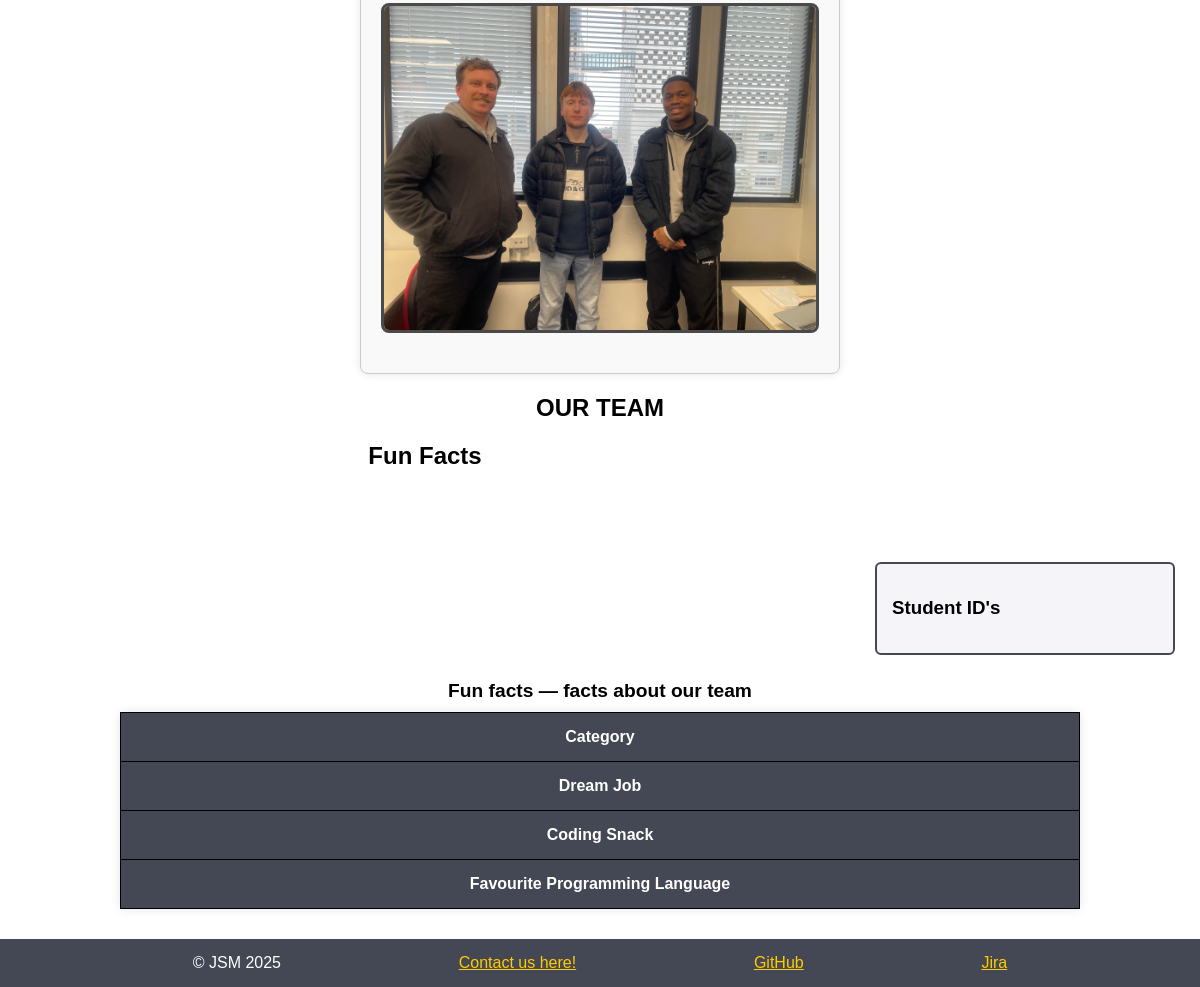
Page /about.php (lower part) on the earlier database version.
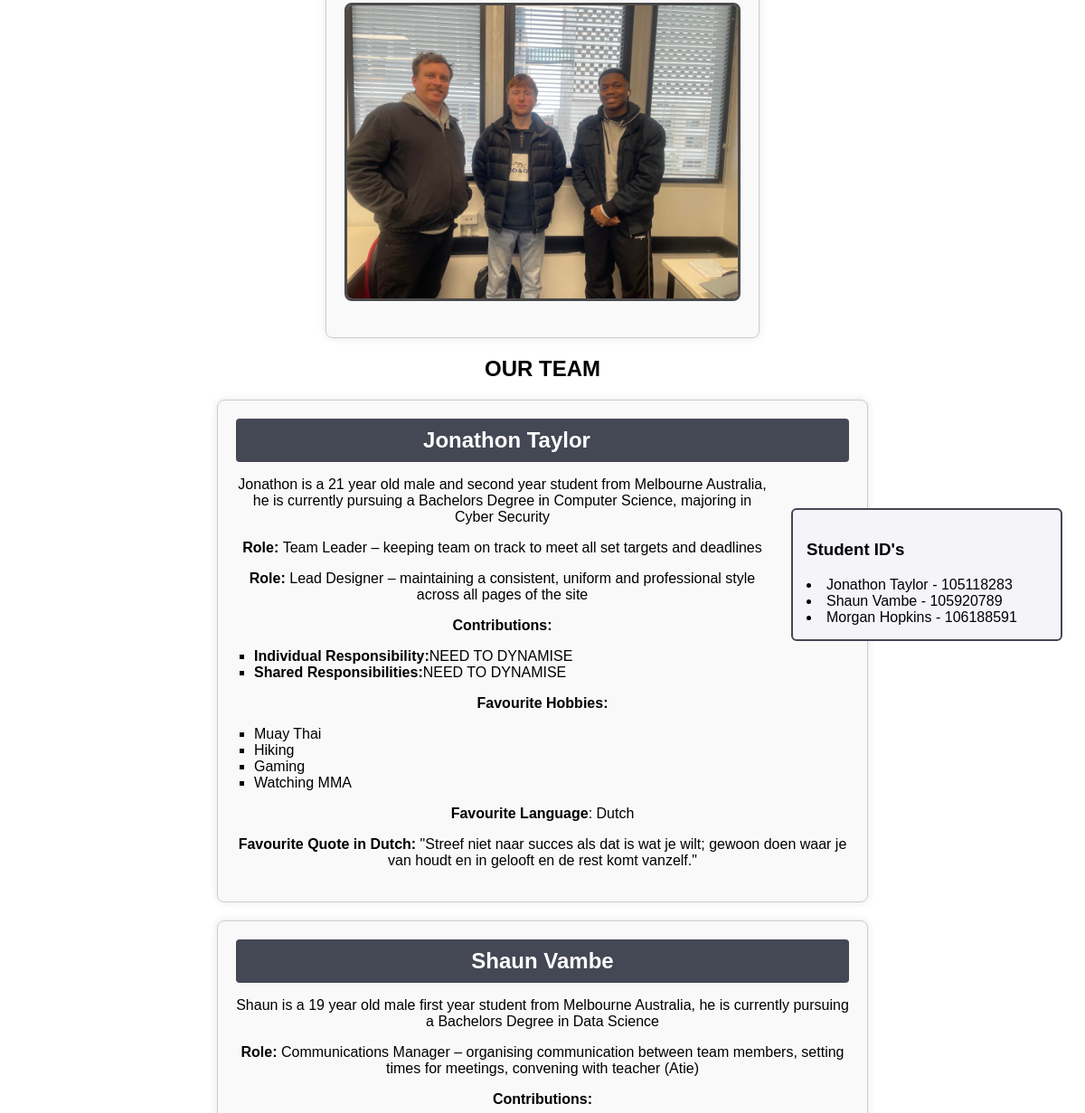
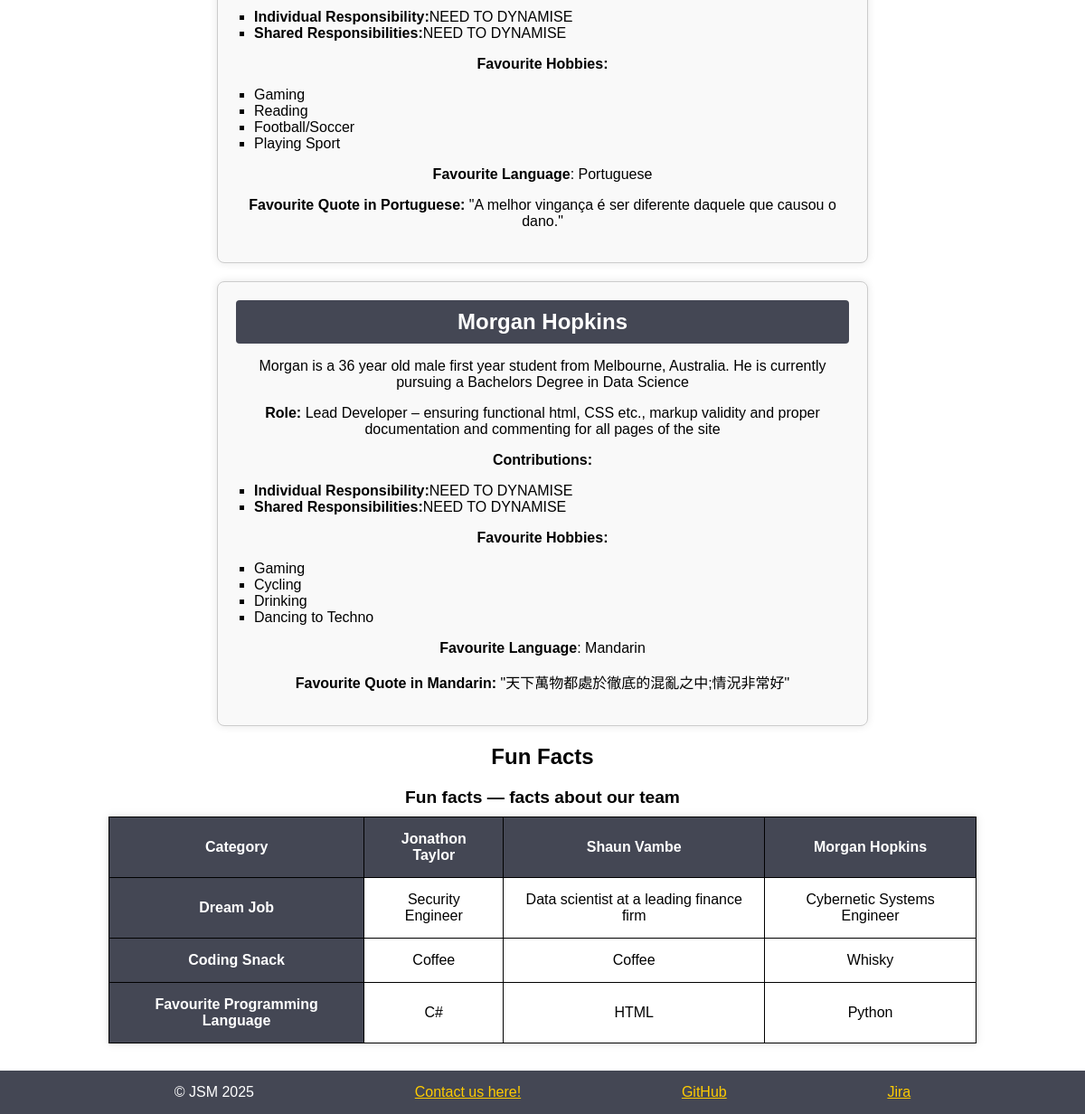
Same page on the later database version (2 pictures, top to bottom).
### tables this page shows
CREATE TABLE Member( 
    MemberID    INT PRIMARY KEY NOT NULL, 
    UserID      INT NOT NULL, 
    FullName    VARCHAR(20), 
    Bio         VARCHAR(2048), 
    FavLanguage VARCHAR(20), 
    FavQuote    VARCHAR(256), 
    DreamJob    VARCHAR(128), 
    CodingSnack VARCHAR(30), 
    HomeTown    VARCHAR(30), 
    ProgLang    VARCHAR(12), 
    FunFact     VARCHAR(256), 
    FOREIGN KEY (UserID) REFERENCES User(ID) ON DELETE CASCADE
);

CREATE TABLE Role(
    RoleID          INT PRIMARY KEY AUTO_INCREMENT,
    MemberID        INT NOT NULL,
    Description     VarChar(1024),
    FOREIGN KEY (MemberID) REFERENCES Member(MemberID)
);

CREATE TABLE Hobby(
    HobbyID         INT PRIMARY KEY AUTO_INCREMENT,
    MemberID        INT NOT NULL,
    Description     VarChar(128),
    FOREIGN KEY (MemberID) REFERENCES Member(MemberID)
);

### about.php (the view, shortened to what this page needs)
<?php
include 'header.inc';
require_once 'settings.php';
$conn = mysqli_connect($host, $user, $password, $database);
?>
<div class="containerdetails">
<img src="images/group_photo.jpg" alt="JSM Team Photo" class="group-photo">
</div>
<h2 class="team"><strong>OUR TEAM</strong></h2>
<aside id=teaminfo>
  <h3><strong>Student ID's</strong></h3>
<?php
$sql = "SELECT * FROM Member";
$members = mysqli_query($conn, $sql);
while ($member = mysqli_fetch_assoc($members)) {
    echo "<li>" . $member['FullName'] . " - " . $member['MemberID'] . "</li>";
}
echo '</aside>';
$sql = "SELECT * FROM Member";
$members = mysqli_query($conn, $sql);
while ($member = mysqli_fetch_assoc($members)) {
    echo '<div class="container">';
	echo '<div class="header"><strong>' . $member['FullName'] . '</strong></div>';
    echo '<p>' . $member['Bio'] . '</p>';
	$sql = "SELECT * FROM Role WHERE MemberID = '" . $member['MemberID'] . "'";
	$roles = mysqli_query($conn, $sql);
	while ($role = mysqli_fetch_assoc($roles)) {
		echo '<p><strong>Role: </strong>' . $role['Description'] . '</p>';
	}
	echo '<p><strong>Contributions:</strong></p>';
	echo '<ul>';
	echo '<li><strong>Individual Responsibility:</strong>NEED TO DYNAMISE</li>';
    echo '<li><strong>Shared Responsibilities:</strong>NEED TO DYNAMISE</li>';
	echo '</ul>';
	echo '<p><strong>Favourite Hobbies:</strong></p>';
	echo '<ul>';
	$sql = "SELECT * FROM Hobby WHERE MemberID = '" . $member['MemberID'] . "'";
	$hobbies = mysqli_query($conn, $sql);
	while ($hobby = mysqli_fetch_assoc($hobbies)) {
		echo '<li>' . $hobby['Description'] . '</li>';
	}
	echo '</ul>';
	echo '<p><strong>Favourite Language</strong>: ' . $member['FavLanguage'] . '</p>';
	echo '<p><strong>Favourite Quote in ' . $member['FavLanguage'] . ': </strong> "' . $member['FavQuote'] . '"</p>';
    echo '</div>';
}
?>
<h2 id="funfacts"><strong>Fun Facts</strong></h2>
<div class="card" role="region" aria-label="Fun facts about three people">
    <table class="funfacttable">
        <caption>Fun facts — facts about our team</caption>
        <tr>
            <th scope="col">Category</th>
            <?php
            mysqli_data_seek($members, 0);
            while ($member = mysqli_fetch_assoc($members)) {
                echo '<th scope="col">' . $member['FullName'] . '</th>';
            }
            ?>
        </tr>
        <tbody>
            <?php
            mysqli_data_seek($members, 0);
            echo '<th scope="row">Dream Job</th>';
            while ($member = mysqli_fetch_assoc($members)) {
                echo '<td>' . $member['DreamJob'] . '</td>';
            }
            mysqli_data_seek($members, 0);
            echo '<tr>';
            echo '<th scope="row">Coding Snack</th>';
            while ($member = mysqli_fetch_assoc($members)) {
                echo '<td>' . $member['CodingSnack'] . '</td>';
            }
            echo '</tr>';
            mysqli_data_seek($members, 0);
            echo '<tr>';
            echo '<th scope="row">Favourite Programming Language</th>';
            while ($member = mysqli_fetch_assoc($members)) {
                echo '<td>' . $member['ProgLang'] . '</td>';
            }
            echo '</tr>';
            ?>
        </tbody>
    </table>
</div>
<?php
include 'footer.inc';
?>

### header.inc (shortened to what this page needs)
<!DOCTYPE html>
<html lang="en">
<head>
  <link rel="stylesheet" href="styles/style.css">
  <link rel="stylesheet" href="https://cdnjs.cloudflare.com/ajax/libs/font-awesome/4.7.0/css/font-awesome.min.css">
</head>
<body>

### footer.inc
<footer>
  &copy; JSM 2025
  <a href="mailto:info@JSMUniversity.com">Contact us here!</a>
  <a href="https://github.com/mph3196/cos26awp.git">GitHub</a>
  <a href="https://jsm-swinburne.atlassian.net/jira/software/c/projects/JSM/boards/67/timeline">Jira</a>
</footer>
</body>
</html>

### styles/style.css (style rules this page uses)
body { background-color: white; font-family: Arial, sans-serif; margin: 0; padding: 0; }
footer { display: flex; justify-content: space-evenly; clear: both; text-align: center; background-color: #444754; color: #fff; padding: 15px; margin-top: 30px; }
footer a { color: #ffcc00; text-decoration: underline; }
aside { width: 25%; float: right; border: 2px solid #444754; margin: 25px; padding: 15px; background-color: #f4f4f9; border-radius: 6px; margin-top: 2%; }
div.container { width: 60%; margin: 20px auto; padding: 20px; border: 1px solid #ccc; border-radius: 8px; box-shadow: 0 0 10px rgba(0, 0, 0, 0.1); background-color: #f9f9f9; text-align: center; }
div.container ul { list-style-type: square; padding-left: 20px; text-align: left; }
div.header { background-color: #444754; color: rgb(255, 255, 255); padding: 10px; text-align: center; font-size: 24px; font-family: Arial, sans-serif; border-radius: 4px; margin-bottom: 15px; }
h2.team { text-align: center; margin-top: 20px; }
table.funfacttable { width: 80%; margin: 20px auto; border-collapse: collapse; box-shadow: 0 0 10px rgba(0, 0, 0, 0.1); text-align: center; }
table.funfacttable,td,th { border: 1px solid black; }
table.funfacttable th, table.funfacttable td { padding: 15px; }
table.funfacttable th { background-color: #444754; color: white; }
h2#funfacts { text-align: center; margin-top: 20px; }
table.funfacttable caption { caption-side: top; font-weight: bold; font-size: 1.2em; margin-bottom: 10px; }
div.containerdetails { width: 40%; margin: 20px auto; padding: 20px; border: 1px solid #ccc; border-radius: 8px; box-shadow: 0 0 10px rgba(0, 0, 0, 0.1); background-color: #f9f9f9; text-align: left; justify-content: space-between; }
.group-photo { display: block; max-width: 100%; height: auto; margin: 20px auto; border-radius: 8px; border: 3px solid rgba(0, 0, 0, 0.7); }
aside#teaminfo { width: 25%; float: right; border: 2px solid #444754; margin: 25px; padding: 15px; background-color: #f4f4f9; border-radius: 6px; margin-top: 10%; }
* { box-sizing: border-box; }

Differences in the rows shown:
added member: FullName "Jonathon Taylor", MemberID "105118283", Bio "Jonathon is a 21 year old male and second year student from Melbourne Australia, he is currently pursuing a Bachelors Degree in Computer Science, majoring in Cyber Security", FavLanguage "Dutch", FavQuote "Streef niet naar succes als dat is wat je wilt; gewoon doen waar je van houdt en in gelooft en de rest komt vanzelf.", DreamJob "Security Engineer", CodingSnack "Coffee", ProgLang "C#"
added member: FullName "Shaun Vambe", MemberID "105920789", Bio "Shaun is a 19 year old male first year student from Melbourne Australia, he is currently pursuing a Bachelors Degree in Data Science", FavLanguage "Portuguese", FavQuote "A melhor vingança é ser diferente daquele que causou o dano.", DreamJob "Data scientist at a leading finance firm", CodingSnack "Coffee", ProgLang "HTML"
added member: FullName "Morgan Hopkins", MemberID "106188591", Bio "Morgan is a 36 year old male first year student from Melbourne, Australia. He is currently pursuing a Bachelors Degree in Data Science", FavLanguage "Mandarin", FavQuote "天下萬物都處於徹底的混亂之中;情況非常好", DreamJob "Cybernetic Systems Engineer", CodingSnack "Whisky", ProgLang "Python"
added role: Description "Team Leader – keeping team on track to meet all set targets and deadlines", shown under "Jonathon Taylor"
added role: Description "Lead Designer – maintaining a consistent, uniform and professional style across all pages of the site", shown under "Jonathon Taylor"
added hobby: Description "Muay Thai", shown under "Jonathon Taylor"
added hobby: Description "Hiking", shown under "Jonathon Taylor"
added hobby: Description "Gaming", shown under "Jonathon Taylor"
added hobby: Description "Watching MMA", shown under "Jonathon Taylor"
added role: Description "Communications Manager – organising communication between team members, setting times for meetings, convening with teacher (Atie)", shown under "Shaun Vambe"
added hobby: Description "Gaming", shown under "Shaun Vambe"
added hobby: Description "Reading", shown under "Shaun Vambe"
added hobby: Description "Football/Soccer", shown under "Shaun Vambe"
added hobby: Description "Playing Sport", shown under "Shaun Vambe"
added role: Description "Lead Developer – ensuring functional html, CSS etc., markup validity and proper documentation and commenting for all pages of the site", shown under "Morgan Hopkins"
added hobby: Description "Gaming", shown under "Morgan Hopkins"
added hobby: Description "Cycling", shown under "Morgan Hopkins"
added hobby: Description "Drinking", shown under "Morgan Hopkins"
added hobby: Description "Dancing to Techno", shown under "Morgan Hopkins"
